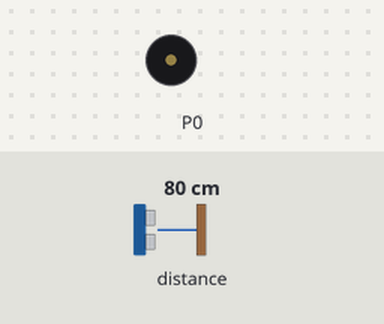
Recording of a program running on a simulated BBC micro:bit (MakeCode). Shown: buzzer (waves = sounding). The test bench sets the inputs (shaded band); at power-on: distance to the obstacle 80 cm.

Above: at 1.2 s.
1.3 s: distance to the obstacle set to 53 cm
2.8 s: distance to the obstacle set to 44 cm
At 3.2 s:
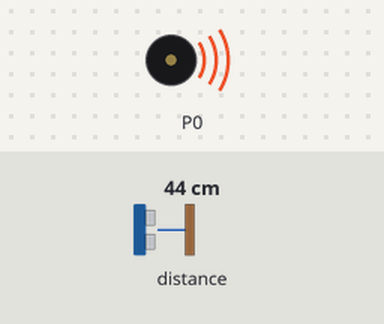
5.8 s: distance to the obstacle set to 60 cm
At 6.2 s:
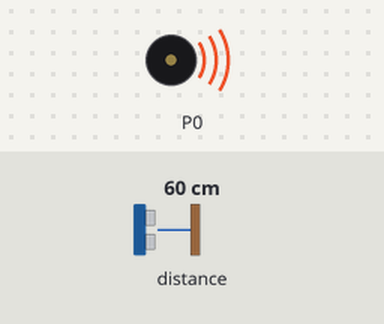
7.3 s: distance to the obstacle set to 47 cm
At 7.7 s:
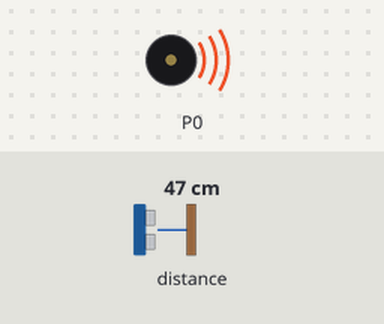
Timing chart, 0 to 11.3 s (numbered marks = the images above; inputs shaded):
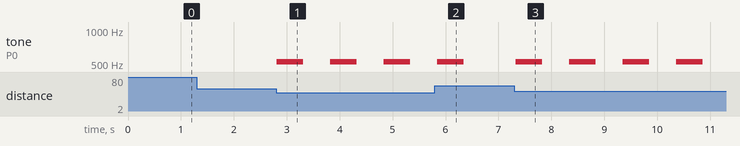

Measured:
- the behaviour switches between 50 and 49 cm on distance to the obstacle (found by bisection; images 0 and 1)
- after the input at 1.3 s, every drawn part: stays the same
- after the input at 2.8 s, tone on P0: alternates 523 Hz for 0.50 s and silent for 0.51 s, starting at once
- after the input at 5.8 s, tone on P0: goes on until 6.3 s, then stays silent
- after the input at 7.3 s, tone on P0: alternates 523 Hz for 0.50 s and silent for 0.51 s, starting at once

The program:

main.ts
```typescript
let distancia = 0
basic.forever(function () {
    music.setVolume(255)
    distancia = maqueen.Ultrasonic(PingUnit.Centimeters)
    if (maqueen.Ultrasonic(PingUnit.Centimeters) < 50 && maqueen.Ultrasonic(PingUnit.Centimeters) > 40) {
        music.playMelody("C5 - C5 - C5 - C5 - ", 120)
    } else if (maqueen.Ultrasonic(PingUnit.Centimeters) < 40 && maqueen.Ultrasonic(PingUnit.Centimeters) > 30) {
        music.playMelody("C5 - C5 - C5 - C5 - ", 170)
    } else if (maqueen.Ultrasonic(PingUnit.Centimeters) < 30 && maqueen.Ultrasonic(PingUnit.Centimeters) > 20) {
        music.playMelody("C5 - C5 - C5 - C5 - ", 220)
    } else if (maqueen.Ultrasonic(PingUnit.Centimeters) < 20 && maqueen.Ultrasonic(PingUnit.Centimeters) > 10) {
        music.playMelody("C5 - C5 - C5 - C5 - ", 350)
    } else if (maqueen.Ultrasonic(PingUnit.Centimeters) < 10 && maqueen.Ultrasonic(PingUnit.Centimeters) > 1) {
        music.playMelody("C5 C5 C5 C5 C5 C5 C5 C5 ", 120)
    }
})
```

test.ts
```typescript
// aquí va el archivo "tests"; esto no se compilará cuando este paquete se utilice como una extensión.
```
